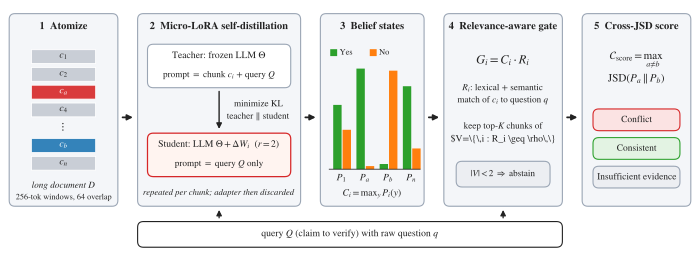

Python code for this plot:
"""Draw Figure 1 (AIR pipeline) for the paper. Usage: python architecture.py <out_dir> <preview_png>"""
import sys
import matplotlib
matplotlib.use("Agg")
import matplotlib.pyplot as plt
from matplotlib.patches import FancyBboxPatch, Rectangle, FancyArrowPatch

plt.rcParams.update({
    "font.family": "serif",
    "font.serif": ["STIXGeneral", "DejaVu Serif"],
    "mathtext.fontset": "stix",
    "font.size": 7,
})

INK = "#222222"
PANEL = "#f4f6f9"
EDGE = "#9aa5b4"
RED = "#d62728"
BLUE = "#1f77b4"
GREEN = "#2ca02c"
ORANGE = "#ff7f0e"
GREY = "#c9ced6"

fig, ax = plt.subplots(figsize=(7.0, 2.55))
ax.set_xlim(0, 140)
ax.set_ylim(0, 51)
ax.axis("off")


def box(x0, y0, x1, y1, fc=PANEL, ec=EDGE, lw=0.8, r=1.2, z=1):
    ax.add_patch(FancyBboxPatch((x0, y0), x1 - x0, y1 - y0,
                                boxstyle=f"round,pad=0,rounding_size={r}",
                                fc=fc, ec=ec, lw=lw, zorder=z))


def arrow(x0, y0, x1, y1, lw=1.1, color=INK, z=5):
    ax.add_patch(FancyArrowPatch((x0, y0), (x1, y1), arrowstyle="-|>",
                                 mutation_scale=8, lw=lw, color=color, zorder=z))


def text(x, y, s, size=7, ha="center", va="center", **kw):
    ax.text(x, y, s, fontsize=size, ha=ha, va=va, color=kw.pop("color", INK), zorder=6, **kw)


# Panels: (x0, x1, title)
TOP, BOT = 48.5, 9.5
panels = [
    (1, 23, "1  Atomize"),
    (27, 60, "2  Micro-LoRA self-distillation"),
    (64, 85, "3  Belief states"),
    (89, 113, "4  Relevance-aware gate"),
    (117, 139, "5  Cross-JSD score"),
]
for x0, x1, title in panels:
    box(x0, BOT, x1, TOP)
    text((x0 + x1) / 2, TOP - 2.6, title, size=7.6, weight="bold")

MID = 27.5
for (_, a1, _), (b0, _, _) in zip(panels[:-1], panels[1:]):
    arrow(a1 + 0.4, MID, b0 - 0.4, MID, lw=1.3)

# 1 Atomize: document of chunks; two evidence passages highlighted
dx0, dx1 = 5.5, 18.5
labels = ["$c_1$", "$c_2$", "$c_a$", "$c_4$", "$\\cdots$", "$c_b$", "$c_n$"]
colors = [GREY, GREY, RED, GREY, None, BLUE, GREY]
y = 41.2
for lab, col in zip(labels, colors):
    if col is None:
        text((dx0 + dx1) / 2, y - 1.3, "$\\vdots$", size=8)
    else:
        ax.add_patch(Rectangle((dx0, y - 2.8), dx1 - dx0, 2.8, fc=col, ec="white", lw=0.6, zorder=3,
                               alpha=0.9 if col != GREY else 1.0))
        text((dx0 + dx1) / 2, y - 1.4, lab, size=7, color="white" if col != GREY else INK)
    y -= 3.6
text(12, 13.6, "long document $D$", size=6.6, style="italic")
text(12, 11.3, "256-tok windows, 64 overlap", size=5.9)

# 2 Self-distillation: teacher -> KL -> student, repeated per chunk
box(29, 33.5, 58, 42.3, fc="white", ec=EDGE)
text(43.5, 39.9, "Teacher: frozen LLM $\\Theta$", size=7)
text(43.5, 36.0, "prompt $=$ chunk $c_i$ $+$ query $Q$", size=6.6)
box(29, 15.5, 58, 24.3, fc="#fff4f0", ec=RED, lw=0.9)
text(43.5, 21.9, "Student: LLM $\\Theta+\\Delta W_i$  ($r{=}2$)", size=7)
text(43.5, 18.0, "prompt $=$ query $Q$ only", size=6.6)
arrow(43.5, 33.3, 43.5, 24.6, lw=1.0)
text(51.5, 30.2, "minimize KL", size=6.6)
text(51.5, 27.6, "teacher $\\Vert$ student", size=6.6)
text(43.5, 12.2, "repeated per chunk; adapter then discarded", size=6.2, style="italic")

# 3 Belief states: Yes/No bars per chunk
groups = [("$P_1$", 0.62, 0.38), ("$P_a$", 0.97, 0.03), ("$P_b$", 0.05, 0.95), ("$P_n$", 0.80, 0.20)]
gx = 66.6
base, hmax = 17.0, 21.0
for lab, yes, no in groups:
    ax.add_patch(Rectangle((gx, base), 1.7, yes * hmax, fc=GREEN, ec="none", zorder=3))
    ax.add_patch(Rectangle((gx + 1.9, base), 1.7, no * hmax, fc=ORANGE, ec="none", zorder=3))
    text(gx + 1.8, base - 1.9, lab, size=7)
    gx += 4.7
ax.plot([65.8, 84.2], [base, base], color=INK, lw=0.6, zorder=4)
ax.add_patch(Rectangle((66.0, 39.9), 1.4, 1.4, fc=GREEN, ec="none", zorder=3))
text(67.9, 40.6, "Yes", size=6, ha="left")
ax.add_patch(Rectangle((74.0, 39.9), 1.4, 1.4, fc=ORANGE, ec="none", zorder=3))
text(75.9, 40.6, "No", size=6, ha="left")
text(74.5, 12.0, "$C_i=\\mathrm{max}_y\\,P_i(y)$", size=7)

# 4 Relevance-aware gate
text(101, 39.0, "$G_i = C_i \\cdot R_i$", size=9)
text(101, 33.4, "$R_i$: lexical $+$ semantic", size=6.6)
text(101, 30.9, "match of $c_i$ to question $q$", size=6.6)
text(101, 25.6, "keep top-$K$ chunks of", size=6.6)
text(101, 23.1, "$V=\\{\\,i : R_i \\geq \\rho\\,\\}$", size=7)
box(91.5, 13.4, 110.5, 18.6, fc="#eceef2", ec=EDGE)
text(101, 16.0, "$|V|<2\\ \\Rightarrow$ abstain", size=6.6)

# 5 Cross-JSD conflict score and outcomes
text(128, 39.0, "$\\mathcal{C}_{\\mathrm{score}}=\\max_{a\\neq b}$", size=8)
text(128, 35.2, "$\\mathrm{JSD}(P_a\\,\\Vert\\,P_b)$", size=8)
for (lab, fc, ec), yy in zip([("Conflict", "#fbe3e3", RED), ("Consistent", "#e3f3e3", GREEN),
                             ("Insufficient evidence", "#eceef2", EDGE)], [27.0, 21.2, 15.4]):
    box(119.2, yy - 2.2, 136.8, yy + 2.2, fc=fc, ec=ec, lw=0.8)
    text(128, yy, lab, size=6.8)

# Query feeds the distillation prompts and the relevance gate
box(27, 1.2, 113, 6.4, fc="white", ec=INK, lw=0.8)
text(70, 3.8, "query $Q$ (claim to verify) with raw question $q$", size=7)
arrow(43.5, 6.6, 43.5, 9.3, lw=0.9)
arrow(101, 6.6, 101, 9.3, lw=0.9)

fig.subplots_adjust(left=0.005, right=0.995, top=0.995, bottom=0.005)
fig.savefig(sys.argv[1] + "/architecture.pdf")
fig.savefig(sys.argv[2], dpi=220)
print("saved")
